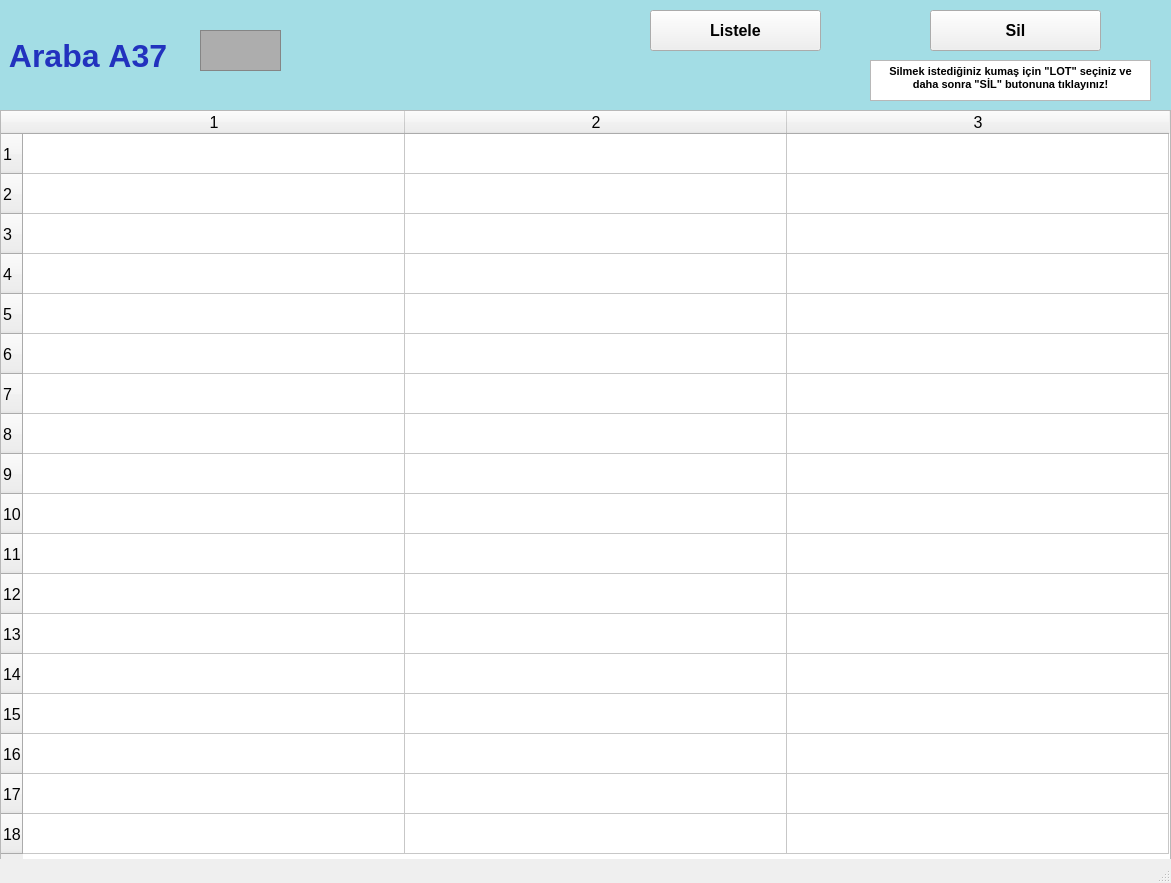
<?xml version="1.0" encoding="UTF-8"?>
<ui version="4.0">
 <class>arabalarA37_ekran</class>
 <widget class="QMainWindow" name="arabalarA37_ekran">
  <property name="geometry">
   <rect>
    <x>0</x>
    <y>0</y>
    <width>1171</width>
    <height>883</height>
   </rect>
  </property>
  <property name="font">
   <font>
    <pointsize>12</pointsize>
    <weight>50</weight>
    <bold>false</bold>
    <kerning>false</kerning>
   </font>
  </property>
  <property name="windowTitle">
   <string/>
  </property>
  <widget class="QWidget" name="centralwidget">
   <widget class="QLabel" name="arabaA1yazi_lbl">
    <property name="geometry">
     <rect>
      <x>0</x>
      <y>0</y>
      <width>1171</width>
      <height>111</height>
     </rect>
    </property>
    <property name="font">
     <font>
      <pointsize>24</pointsize>
      <weight>75</weight>
      <bold>true</bold>
     </font>
    </property>
    <property name="styleSheet">
     <string notr="true">background-color: rgb(163, 221, 229);
color: rgb(34, 50, 190);</string>
    </property>
    <property name="text">
     <string> Araba A37</string>
    </property>
   </widget>
   <widget class="QFrame" name="arabaA1_img">
    <property name="geometry">
     <rect>
      <x>200</x>
      <y>30</y>
      <width>81</width>
      <height>41</height>
     </rect>
    </property>
    <property name="styleSheet">
     <string notr="true">background-color: rgb(173, 173, 173);</string>
    </property>
    <property name="frameShape">
     <enum>QFrame::StyledPanel</enum>
    </property>
    <property name="frameShadow">
     <enum>QFrame::Raised</enum>
    </property>
   </widget>
   <widget class="QPushButton" name="listele37_btn">
    <property name="geometry">
     <rect>
      <x>650</x>
      <y>10</y>
      <width>171</width>
      <height>41</height>
     </rect>
    </property>
    <property name="font">
     <font>
      <pointsize>12</pointsize>
      <weight>75</weight>
      <bold>true</bold>
     </font>
    </property>
    <property name="text">
     <string>Listele</string>
    </property>
   </widget>
   <widget class="QTableWidget" name="A37_tw">
    <property name="geometry">
     <rect>
      <x>0</x>
      <y>110</y>
      <width>1171</width>
      <height>751</height>
     </rect>
    </property>
    <property name="baseSize">
     <size>
      <width>0</width>
      <height>0</height>
     </size>
    </property>
    <property name="rowCount">
     <number>18</number>
    </property>
    <property name="columnCount">
     <number>3</number>
    </property>
    <attribute name="horizontalHeaderVisible">
     <bool>true</bool>
    </attribute>
    <attribute name="horizontalHeaderCascadingSectionResizes">
     <bool>false</bool>
    </attribute>
    <attribute name="horizontalHeaderDefaultSectionSize">
     <number>382</number>
    </attribute>
    <attribute name="horizontalHeaderMinimumSectionSize">
     <number>38</number>
    </attribute>
    <attribute name="verticalHeaderDefaultSectionSize">
     <number>40</number>
    </attribute>
    <attribute name="verticalHeaderMinimumSectionSize">
     <number>23</number>
    </attribute>
    <row/>
    <row/>
    <row/>
    <row/>
    <row/>
    <row/>
    <row/>
    <row/>
    <row/>
    <row/>
    <row/>
    <row/>
    <row/>
    <row/>
    <row/>
    <row/>
    <row/>
    <row/>
    <column/>
    <column/>
    <column/>
   </widget>
   <widget class="QPushButton" name="sil37_btn">
    <property name="geometry">
     <rect>
      <x>930</x>
      <y>10</y>
      <width>171</width>
      <height>41</height>
     </rect>
    </property>
    <property name="font">
     <font>
      <pointsize>12</pointsize>
      <weight>75</weight>
      <bold>true</bold>
     </font>
    </property>
    <property name="text">
     <string>Sil</string>
    </property>
   </widget>
   <widget class="QTextBrowser" name="textBrowser">
    <property name="geometry">
     <rect>
      <x>870</x>
      <y>60</y>
      <width>281</width>
      <height>41</height>
     </rect>
    </property>
    <property name="html">
     <string>&lt;!DOCTYPE HTML PUBLIC &quot;-//W3C//DTD HTML 4.0//EN&quot; &quot;http://www.w3.org/TR/REC-html40/strict.dtd&quot;&gt;
&lt;html&gt;&lt;head&gt;&lt;meta name=&quot;qrichtext&quot; content=&quot;1&quot; /&gt;&lt;style type=&quot;text/css&quot;&gt;
p, li { white-space: pre-wrap; }
&lt;/style&gt;&lt;/head&gt;&lt;body style=&quot; font-family:'MS Shell Dlg 2'; font-size:12pt; font-weight:400; font-style:normal;&quot;&gt;
&lt;p align=&quot;center&quot; style=&quot; margin-top:0px; margin-bottom:0px; margin-left:0px; margin-right:0px; -qt-block-indent:0; text-indent:0px;&quot;&gt;&lt;span style=&quot; font-size:8pt; font-weight:600;&quot;&gt;Silmek istediğiniz kumaş için &amp;quot;LOT&amp;quot; seçiniz ve daha sonra &amp;quot;SİL&amp;quot; butonuna tıklayınız!&lt;/span&gt;&lt;/p&gt;&lt;/body&gt;&lt;/html&gt;</string>
    </property>
   </widget>
  </widget>
  <widget class="QStatusBar" name="statusbar"/>
 </widget>
 <resources/>
 <connections/>
</ui>
